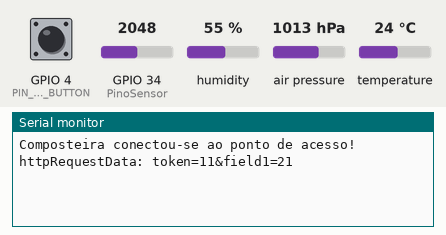
Simulated run of this sketch. Board: ESP32. Shown: the last lines printed to the serial monitor. The inputs (shaded band) are chosen by the test bench; at power-on: humidity 55 %, GPIO 34 (PinoSensor) = 2048, GPIO 4 (PIN_RESET_BUTTON) LOW, air pressure 1013 hPa, temperature 24 °C. WiFi joins after 1.5 s; servers stay silent unless stated; uploads are accepted with an empty reply. At 23.2 s the program restarts the board; the recording ends there.

Above: at 3.0 s.
3.1 s: humidity set to 22 %
At 13.0 s:
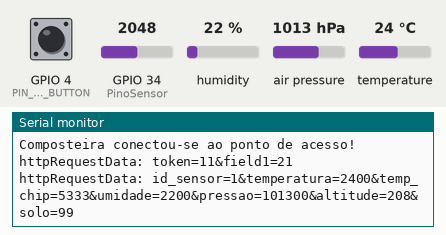
13.3 s: GPIO 34 (PinoSensor) set to 2866
20.8 s: GPIO 4 (PIN_RESET_BUTTON) pulled HIGH for 3 s
At 22.6 s:
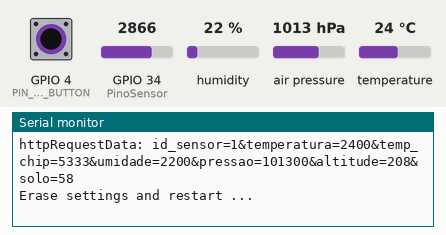

The sketch:

WiFiAP_e_GET_temp.ino
```cpp
#include <Arduino.h>
#include <WiFiManager.h>
#include <HTTPClient.h>
#include <Wire.h>
#include <Adafruit_Sensor.h>
#include <Adafruit_BME280.h>

#define ADC_UMIDO 2031
#define ADC_SECO  4066

const int PinoSensor = 34;
 int ValorUmidadeRAW = 0;
 int umidade_solo = 0;

 #ifdef __cplusplus
  extern "C" {
 #endif

  uint8_t temprature_sens_read();

#ifdef __cplusplus
}
#endif

uint8_t temprature_sens_read();

WebServer server(80);
WiFiManager wm;

unsigned int id_sensor, temperatura, temp_chip, umidade, pressao, altitude;

#define PIN_RESET_BUTTON 4
int RESET = 0;


#define SEALEVELPRESSURE_HPA (1013.25)

Adafruit_BME280 bme;


const char* serverName = "http://mbruno.tech/alimentador/esp32/insere_dados.php";

String sensorName = "BME280";
String sensorLocation = "Office";

#define SEALEVELPRESSURE_HPA (1013.25)
int Variavel2 = 20;
int Variavel1 = 10;


    HTTPClient http;


void setup() {
    // put your setup code here, to run once:
    Serial.begin(115200);
    http.begin(serverName);
    bme.begin(0x76);
    pinMode(PIN_RESET_BUTTON, INPUT);
    //WiFiManager
    //Local intialization. Once its business is done, there is no need to keep it around

    //reset saved settings
    //wm.resetSettings();

    //Assign fixed IP
    //wifiManager.setAPStaticIPConfig(IPAddress(10,0,1,1), IPAddress(10,0,1,1), IPAddress(255,255,255,0));

    //Try to connect WiFi, then create AP
    wm.autoConnect("Composteira", "12345678");

    //the library is blocking. Once connected, the program continues
    Serial.println("Composteira conectou-se ao ponto de acesso!");


    http.addHeader("Content-Type", "application/x-www-form-urlencoded");
    Variavel2++;
    Variavel1++;

    String httpRequestData = "token=" +  String(Variavel1) + "&field1=" +  String(Variavel2)
                          + "";
    Serial.print("httpRequestData: ");
    Serial.println(httpRequestData);
    int httpResponseCode = http.POST(httpRequestData);

    delay(100);
}


void loop() {
    server.handleClient();

    RESET = digitalRead(PIN_RESET_BUTTON);
    if( RESET == HIGH) {
      Serial.println("Erase settings and restart ...");
      delay(1000);
      wm.resetSettings();
      ESP.restart();
    }

 delay(10000);

 http.addHeader("Content-Type", "application/x-www-form-urlencoded");


    // *100 para tirar o ponto decimal
    id_sensor     = 1;
    temperatura   = bme.readTemperature()*100;
    temp_chip     = ((temprature_sens_read() - 32) / 1.8)*100;
    umidade       = bme.readHumidity()*100;
    pressao       = (bme.readPressure() / 100.0F)*100;
    altitude      = (bme.readAltitude(SEALEVELPRESSURE_HPA))*100;

    ValorUmidadeRAW = analogRead(PinoSensor);

    umidade_solo  = 100+(100*(((float)ADC_UMIDO - (float)(ValorUmidadeRAW))/(ADC_SECO-ADC_UMIDO)));
    if(umidade_solo <= 0){
      umidade_solo = 0;
    }

    String httpRequestData =  "id_sensor=" +  String(id_sensor) +
                              "&temperatura=" +  String(temperatura) +
                              "&temp_chip=" +  String(temp_chip) +
                              "&umidade=" +  String(umidade) +
                              "&pressao=" +  String(pressao) +
                              "&altitude=" +  String(altitude) +
                              "&solo=" +  String(umidade_solo) +
                          + "";
    Serial.print("httpRequestData: ");
    Serial.println(httpRequestData);
    int httpResponseCode = http.POST(httpRequestData);

   // Serial.print((temprature_sens_read() - 32) / 1.8);
   // Serial.println(" C");


}
```

Measured:
- after the input at 3.1 s, the serial monitor: prints a new line after 8.7 s (image 1)
- after the input at 20.8 s, the serial monitor: prints a new line after 1.4 s (image 2)
